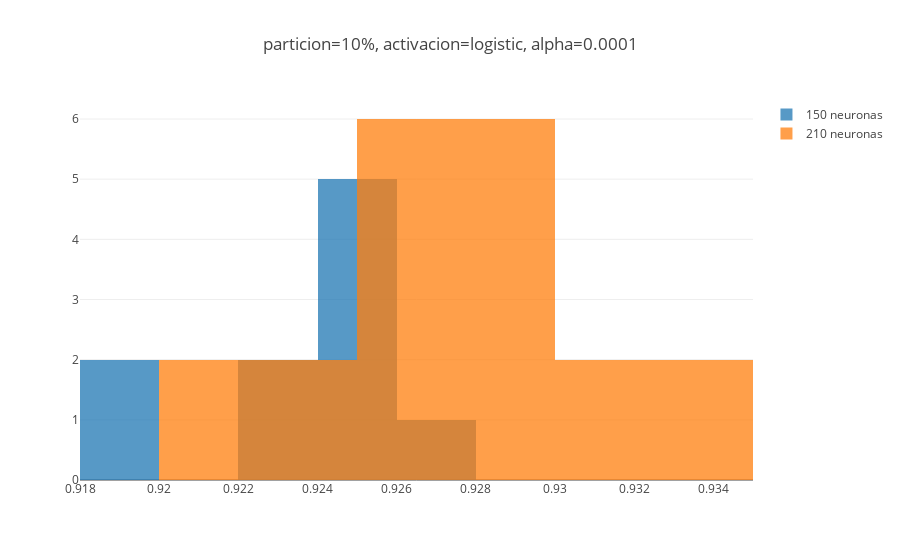
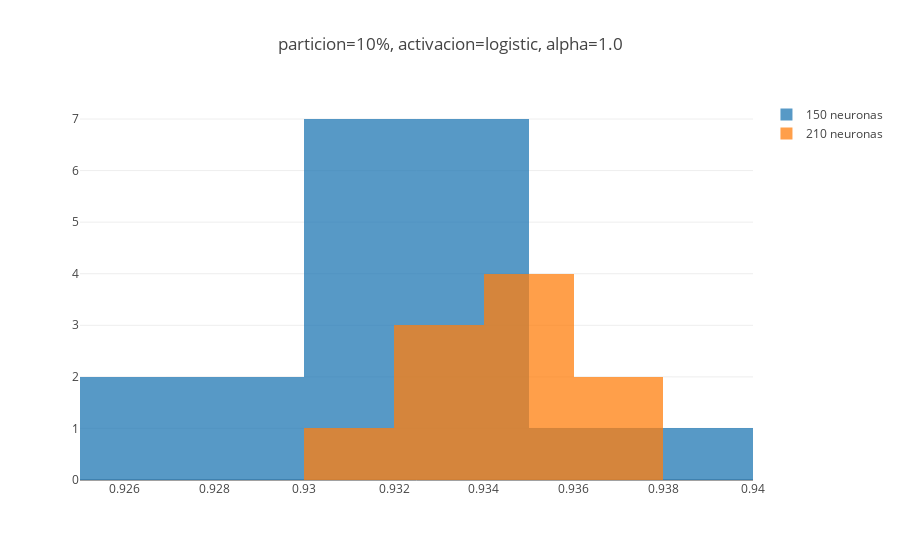
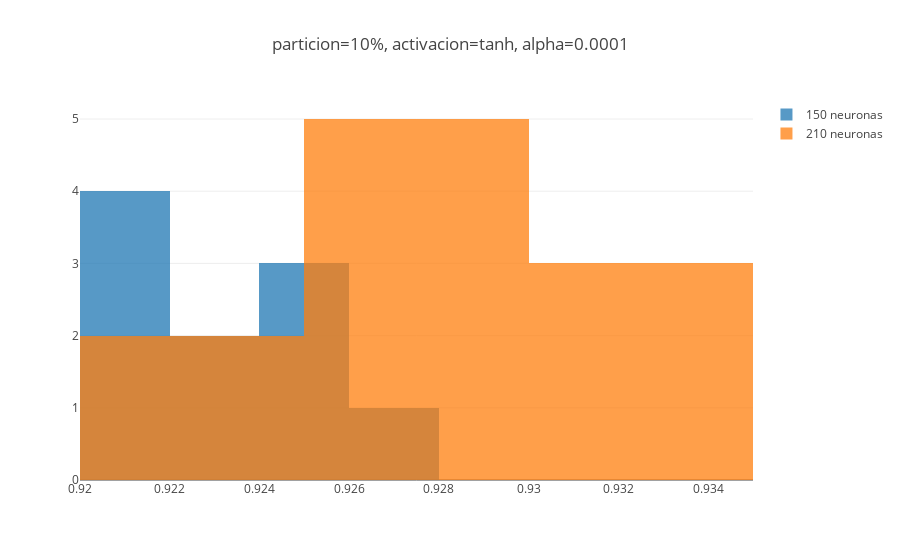
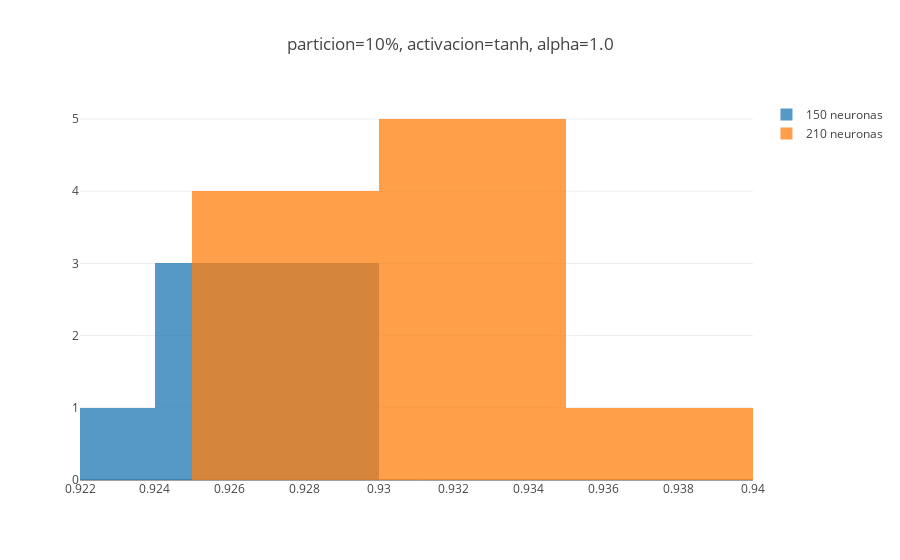

The cell these charts' notebook holds for them, in order:
### Markdown cell above
Esto implica que ahora se necesita un menor numero de graficar para cubrir los niveles restantes de cada factor como se ve a continuación. Para iniciar los histogramas son una herramienta que permite visualizar como es la distribución de los datos, y de nuevo se hace uso de la librería [**plotly**]( https://plot.ly/python/histograms/) para generar las gráficas:

### Code cell
figs=dict()
neuronas=dict()
for capas in layer_num:
    for i in d.activation.unique():
        for j in alphas:
            for k in neuronas_num:
                neuronas[str(k)+'neuronas,'+str(i)+',a='+str(j)]=list()
                for z in d.test_accuracy[(d.partition==10) & (d.activation==i) & (d.alpha==j) &\
                                             (d.neurona_num==k) & (d.layer_num==capas)]:
                        neuronas[str(k)+'neuronas,'+str(i)+',a='+str(j)].append(z)
            
            traces=dict()
            for k in neuronas_num:
                traces[str(k)]=go.Histogram(
                    x=np.array(neuronas[str(k)+'neuronas,'+str(i)+',a='+str(j)]),
                    name=str(k)+' neuronas',
                    opacity=0.75)

            datos=list()
            for k in traces:
                datos.append(traces[k])
            
            layout = go.Layout(
                title='particion=10%, activacion='+str(i)+', alpha='+str(j),
                barmode='overlay')
            
            figs['10_'+str(i)+'_'+str(j)] = go.Figure(data=datos, layout=layout)
            
for i in figs:
    py.offline.iplot(figs[i], filename='overlaid histogram')

### Figure 1 — Plotly figure (JSON) as saved in the notebook; plotly's stock layout.template omitted (floating-point values rounded to 4 significant figures)
{"data": [{"name": "150 neuronas", "opacity": 0.75, "type": "histogram", "uid": "27e5d0b0-c24b-4677-9908-152541a7bf30", "x": [0.9195, 0.9271, 0.9257, 0.9224, 0.9244, 0.924, 0.9193, 0.9222, 0.9246, 0.925]}, {"name": "210 neuronas", "opacity": 0.75, "type": "histogram", "uid": "25d2e9d1-3f2c-4096-a2fc-cc2572a2f1ce", "x": [0.9299, 0.9251, 0.9253, 0.925, 0.9273, 0.9267, 0.9306, 0.9302, 0.9224, 0.9213]}], "layout": {"barmode": "overlay", "title": {"text": "particion=10%, activacion=logistic, alpha=0.0001"}}}

### Figure 2 — Plotly figure (JSON) as saved in the notebook; plotly's stock layout.template omitted (floating-point values rounded to 4 significant figures)
{"data": [{"name": "150 neuronas", "opacity": 0.75, "type": "histogram", "uid": "80291a4e-8d26-4ee0-ba85-74d5b9042feb", "x": [0.9305, 0.9347, 0.934, 0.9296, 0.9377, 0.9316, 0.9302, 0.9307, 0.9332, 0.9297]}, {"name": "210 neuronas", "opacity": 0.75, "type": "histogram", "uid": "c0ff4f13-9ad4-44e9-90c1-be49fe943ee2", "x": [0.9354, 0.9362, 0.934, 0.9368, 0.9315, 0.9359, 0.9326, 0.9339, 0.9341, 0.933]}], "layout": {"barmode": "overlay", "title": {"text": "particion=10%, activacion=logistic, alpha=1.0"}}}

### Figure 3 — Plotly figure (JSON) as saved in the notebook; plotly's stock layout.template omitted (floating-point values rounded to 4 significant figures)
{"data": [{"name": "150 neuronas", "opacity": 0.75, "type": "histogram", "uid": "6bed8662-306c-416b-aa41-23e9f5fb7029", "x": [0.9252, 0.9208, 0.9228, 0.9206, 0.9211, 0.9259, 0.925, 0.9273, 0.9226, 0.9219]}, {"name": "210 neuronas", "opacity": 0.75, "type": "histogram", "uid": "b9cfe6a3-bbb7-4846-91ae-827fc01156d1", "x": [0.9299, 0.9315, 0.9286, 0.929, 0.9248, 0.9269, 0.9241, 0.9322, 0.9293, 0.9308]}], "layout": {"barmode": "overlay", "title": {"text": "particion=10%, activacion=tanh, alpha=0.0001"}}}

### Figure 4 — Plotly figure (JSON) as saved in the notebook; plotly's stock layout.template omitted (floating-point values rounded to 4 significant figures)
{"data": [{"name": "150 neuronas", "opacity": 0.75, "type": "histogram", "uid": "c0312193-12a7-492b-9dbb-ad04e49fe34f", "x": [0.9246, 0.9289, 0.9284, 0.928, 0.9279, 0.9247, 0.9277, 0.9226, 0.9254, 0.9265]}, {"name": "210 neuronas", "opacity": 0.75, "type": "histogram", "uid": "61063ba9-bfe8-4bc8-a941-f06ed20f4a1c", "x": [0.9398, 0.9314, 0.9292, 0.9336, 0.9343, 0.9299, 0.9304, 0.9314, 0.9294, 0.9299]}], "layout": {"barmode": "overlay", "title": {"text": "particion=10%, activacion=tanh, alpha=1.0"}}}
